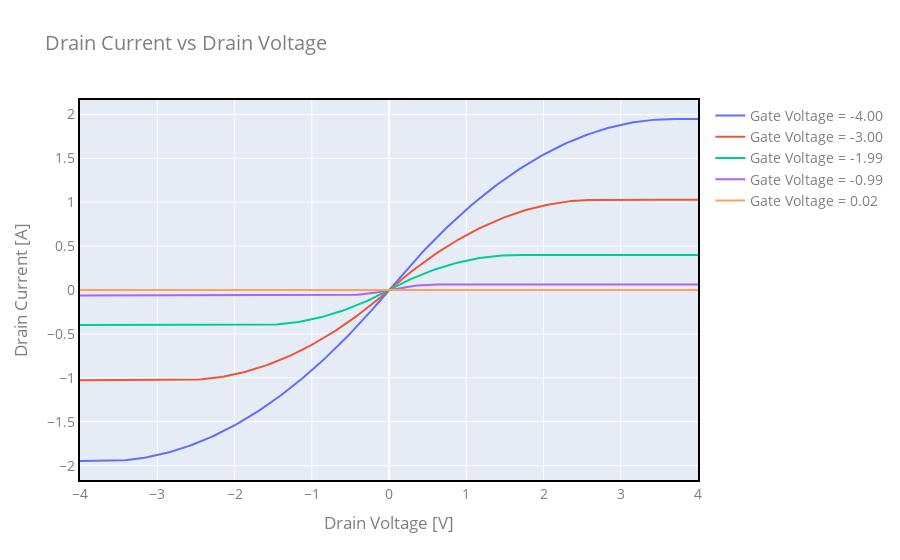

The notebook cell this image was saved under:
### Code cell
fig = go.Figure()

prim_y_vals=np.empty_like(drainV)

for step in gateV[::int(numStep/5)]:
    for i in range(numStep):
        prim_y_vals[i] = drainCurr(False, inputs, drainV[i], step)
        
    fig.add_trace(
        go.Scatter(
            visible=True,
            line=dict(width=2),
            name="Gate Voltage = " + "{:.2f}".format(step),
            x=drainV,
            y=prim_y_vals,
        ),
    )

fig.update_layout(
    title="Drain Current vs Drain Voltage",
    xaxis=dict(title='Drain Voltage [V]', showline=True, linewidth=2, linecolor='black', mirror=True),
    yaxis=dict(title='Drain Current [A]', showline=True, linewidth=2, linecolor='black', mirror=True),
    font=dict(
        size=14,
        color="#7f7f7f"
    )
)

fig.show()
fig.write_html("Drain_Current_Multi.html")

### Figure 1 — Plotly figure (JSON) as saved in the notebook; plotly's stock layout.template omitted (floating-point values rounded to 4 significant figures; data arrays with more than 128 entries replaced by an {"elided": "..."} marker saying what was removed)
{"data": [{"line": {"width": 2}, "name": "Gate Voltage = -4.00", "type": "scatter", "visible": true, "x": {"elided": "250 float values"}, "y": {"elided": "250 float values"}}, {"line": {"width": 2}, "name": "Gate Voltage = -3.00", "type": "scatter", "visible": true, "x": {"elided": "250 float values"}, "y": {"elided": "250 float values"}}, {"line": {"width": 2}, "name": "Gate Voltage = -1.99", "type": "scatter", "visible": true, "x": {"elided": "250 float values"}, "y": {"elided": "250 float values"}}, {"line": {"width": 2}, "name": "Gate Voltage = -0.99", "type": "scatter", "visible": true, "x": {"elided": "250 float values"}, "y": {"elided": "250 float values"}}, {"line": {"width": 2}, "name": "Gate Voltage = 0.02", "type": "scatter", "visible": true, "x": {"elided": "250 float values"}, "y": {"elided": "250 int values"}}], "layout": {"font": {"color": "#7f7f7f", "size": 14}, "title": {"text": "Drain Current vs Drain Voltage"}, "xaxis": {"linecolor": "black", "linewidth": 2, "mirror": true, "showline": true, "title": {"text": "Drain Voltage [V]"}}, "yaxis": {"linecolor": "black", "linewidth": 2, "mirror": true, "showline": true, "title": {"text": "Drain Current [A]"}}}}
